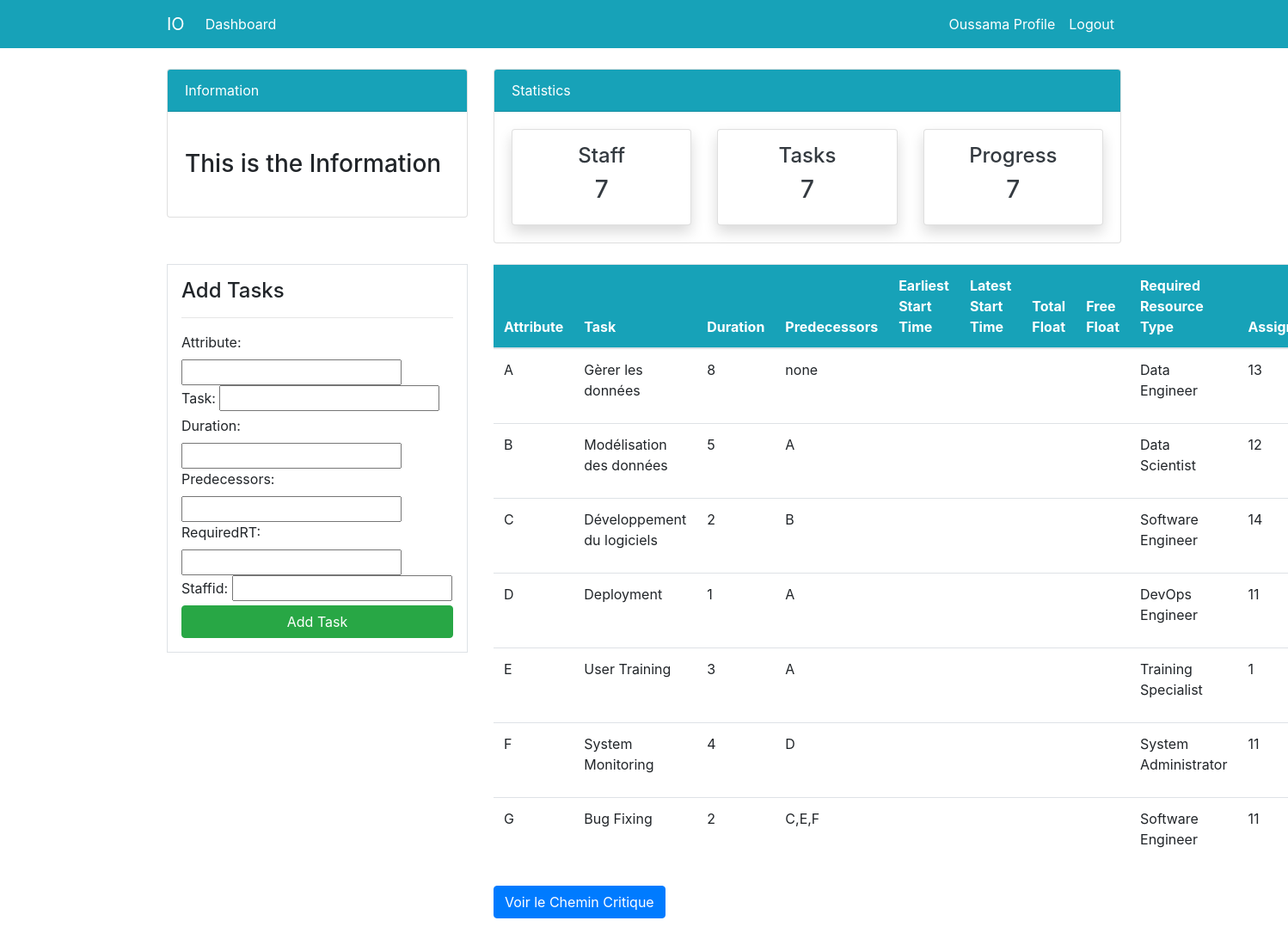
Page /rooms/tasks/ (signed in) on the committed database.
### Dashboard/models.py (models this page shows, shortened)
class task(models.Model):
    Attribute=models.CharField(max_length=100,null=True)
    Task=models.CharField(max_length=100,null=True)
    Duration=models.PositiveIntegerField(null=True)
    Predecessors=models.CharField(max_length=100,null=True)
    EarliestST=models.PositiveIntegerField(null=True)
    LatestST=models.PositiveIntegerField(null=True)
    tfloat=models.PositiveIntegerField(null=True)
    ffloat=models.PositiveIntegerField(null=True)
    RequiredRT=models.CharField(max_length=100,null=True)
    EstimatedEf=models.PositiveIntegerField(null=True)
    Staffid=models.PositiveIntegerField(null=True)
    Progress=models.CharField(max_length=50,choices=PROG,default='Not Started')
    def get_predecessors_list(self):
        if self.Predecessors:
            return self.Predecessors.split(',')
        return []

### Dashboard/views.py (the view)
# urls.py: path('tasks/', views.tasks_view, name='Dashboard-tasks'),
@login_required(login_url='user-login')
def tasks_view(request):
    items = task.objects.all()
    Tasks_count = items.count()
    Progress_count = items.count()
    users_count = User.objects.all().count()
    earliest_start_dict = calculate_earliest_start()
    latest_start_dict = calculate_latest_start(earliest_start_dict)
    total_float_dict = calculate_total_float(earliest_start_dict, latest_start_dict)
    free_float_dict = calculate_free_float(earliest_start_dict)
    for item in items:
        item.EarliestST = earliest_start_dict.get(item.Attribute, '')
        item.LatestST = latest_start_dict.get(item.Attribute, '')
        item.tfloat = total_float_dict.get(item.Attribute, '')
        item.ffloat = free_float_dict.get(item.Attribute, '')
    if request.method == 'POST':
        form = taskform(request.POST)
        if form.is_valid():
            form.save()
            return redirect('Dashboard-tasks')
    else:
        form = taskform()
    context = {
        'items': items,
        'form': form,
        'users_count': users_count,
        'Progress_count': Progress_count,
        'Tasks_count': Tasks_count,
    }
    return render(request, 'Dashboard/tasks.html', context)

### Dashboard/forms.py
class taskform(forms.ModelForm):
    class Meta:
        model = task
        fields = ['Attribute', 'Task', 'Duration', 'Predecessors', 'RequiredRT', 'Staffid']

### Dashboard/critical_path.py (called while the page is built, shortened)
def get_tasks_from_db():
    tasks = {}
    for t in task.objects.all():
        attribute = t.Attribute
        duration = t.Duration
        all_predecessors = t.get_predecessors_list()  # all_predecessors  mean DIRECT and NOTDIRECT predecessors
        predecessors = []  # predecessors mean DIRECT_PREDECESSORS
        for pred in all_predecessors:
            if pred not in Collection_Predecessors:
                predecessors.append(pred)
            else:
                Collection_Predecessors.append(pred)
        tasks[attribute] = {'duration': duration, 'predecessors': predecessors}
    return tasks

def create_graph():
    tasks = get_tasks_from_db()
    G = nx.DiGraph()
    for attribute, details in tasks.items():
        G.add_node(attribute, duration=details['duration'])
        for pred in details['predecessors']:
            G.add_edge(pred, attribute)
    G.add_node("FIN", duration=0)
    for attribute in list(G.nodes):
        if G.out_degree(attribute) == 0 and attribute != "FIN":
            G.add_edge(attribute, "FIN", duration=G.nodes[attribute]['duration'])
    return G

def calculate_earliest_start():
    G = create_graph()
    earliest_start = {task: 0 for task in G.nodes}  # Initialize all tasks with earliest start time of 0
    for task in nx.topological_sort(G):
        if task in G.nodes and G.in_edges(task):
            earliest_start[task] = max(
                earliest_start[pred] + G.nodes[pred].get('duration', 0)
                for pred in G.predecessors(task)
            )
    return earliest_start

def calculate_latest_start(earliest_start):
    G = create_graph()
    latest_start = {}
    for task in reversed(list(nx.topological_sort(G))):
        if G.out_edges(task):
            latest_start[task] = min(latest_start[succ] - G.nodes[task].get('duration', 0) for succ in G.successors(task))
        else:
            latest_start[task] = earliest_start[task]
    return latest_start

def calculate_total_float(earliest_start, latest_start):
    total_float = {}
    for task in earliest_start:
        if task != "FIN":
            total_float[task] = latest_start[task] - earliest_start[task]
    return total_float

def calculate_free_float(earliest_start):
    G = create_graph()
    free_float = {}
    return free_float

### templates/Dashboard/tasks.html (shortened to what this page needs)
{% extends "partials/base.html" %}
{% block content %}
{% include 'partials/topnav.html' %}
<div class="container">
    <div class="row my-4">
        <div class="col-md-4">
            <div class="border bg-white p-3">
                <h4>Add Tasks</h4>
                <hr>
                <form method="POST">
                    {{ form }}
                    <input class="btn btn-success btn-block" type="submit" value="Add Task">
                </form>
            </div>
        </div>
        <div class="col-md-8">
            <table class="table bg-white">
                <thead class="bg-info">
                    <tr class="text-white">
                        <th scope="col">Attribute</th>
                        <th scope="col">Task</th>
                        <th scope="col">Duration</th>
                        <th scope="col">Predecessors</th>
                        <th scope="col">Earliest Start Time</th>
                        <th scope="col">Latest Start Time</th>
                        <th scope="col">Total Float</th>
                        <th scope="col">Free Float</th>
                        <th scope="col">Required Resource Type</th>
                        <th scope="col">Assignedid</th>
                    </tr>
                </thead>
                <tbody>
                    {% for item in items %}
                    <tr>
                        <td>{{ item.Attribute }}</td>
                        <td>{{ item.Task }}</td>
                        <td>{{ item.Duration }}</td>
                        <td>{{ item.Predecessors }}</td>
                        <td>{{ item.EarliestST }}</td>
                        <td>{{ item.LatestST}}</td>
                        <td>{{ item.tfloat }}</td>
                        <td>{{ item.ffloat }}</td>
                        <td>{{ item.RequiredRT }}</td>
                        <td>{{ item.Staffid }}</td>
                    </tr>
                    {% endfor %}
                </tbody>
            </table>
            <a href="{% url 'critical_path' %}" class="btn btn-primary">Voir le Chemin Critique</a>
        </div>
    </div>
</div>
{% endblock %}

### templates/partials/base.html (shortened to what this page needs)
<!doctype html>
<html lang="en">
  <head>
    <link rel="stylesheet" href="https://cdn.jsdelivr.net/npm/bootstrap@4.6.2/dist/css/bootstrap.min.css">
  </head>
  <body>
    {% include 'partials/nav.html' %}
    {% block content%}
    {% endblock %}
  </body>
</html>

### templates/partials/nav.html (shortened to what this page needs)
<body>
    <nav class="navbar navbar-expand-lg navbar-info bg-info">
        {% if user.is_authenticated %}
        <div class="container">
            <a class="navbar-brand text-white" href="{% url "Dashboard-index" %}">IO</a>
            <div class="collapse navbar-collapse" id="navbarSupportedContent">
                <ul class="navbar-nav mr-auto">
                    <li class="nav-item active">
                        <a class="nav-link text-white" href="{% url "Dashboard-index" %}">Dashboard </a>
                    </li>
                </ul>
                <ul class="navbar-nav ml-auto">
                    <li class="nav-item active">
                        <a class="nav-link text-white" href="{% url "user-profile" %}">{{ user.username}} Profile </a>
                    </li>
                    <li class="nav-item">
                        <a class="nav-link text-white" href="{% url "user-logout" %}">Logout</a>
                    </li>
                </ul>
                {% endif %}
            </div>
        </div>
    </nav>

### templates/partials/topnav.html (shortened to what this page needs)
 <div class="container">
    <div class="row mt-4">
        <div class="col-md-4">
            <div class="card">
                <div class="card-header bg-info text-white">
                    Information
                </div>
                <div class="card-body">
                    <marquee behavior="" direction="">
                        <h3 class="my-4">This is the Information</h3>
                    </marquee>
                </div>
            </div>
        </div>
        <div class="col-md-8">
            <div class="card">
                <div class="card-header bg-info text-white">
                    Statistics
                </div>
                <div class="card-body">
                    <div class="row">
                        <div class="col-md-4">
                            <a class="text-decoration-none text-dark" href="{% url 'Dashboard-staff' %}">
                                <div class="card my-card shadow text-center p-3">
                                    <h4>Staff </h4>
                                    <h3>{{users_count}}</h3>
                                </div>
                            </a>
                        </div>
                        <div class="col-md-4">
                            <a class="text-decoration-none text-dark" href="{% url 'Dashboard-tasks' %}">
                                <div class="card my-card shadow text-center p-3">
                                    <h4>Tasks </h4>
                                    <h3>{{Tasks_count}}</h3>
                                </div>
                            </a>
                        </div>
                        <div class="col-md-4">
                            <a class="text-decoration-none text-dark" href="{% url 'Dashboard-progress' %}">
                                <div class="card my-card shadow text-center p-3">
                                    <h4>Progress </h4>
                                    <h3>{{Progress_count}}</h3>
                                </div>
                            </a>
                        </div>
                    </div>
                </div>
            </div>
        </div>
    </div>
</div>

### rows in the picture
task: Attribute "A", Task "Gèrer les données", Duration "8", Predecessors "none", RequiredRT "Data Engineer", Staffid "13"
task: Attribute "B", Task "Modélisation des données", Duration "5", Predecessors "A", RequiredRT "Data Scientist", Staffid "12"
task: Attribute "C", Task "Développement du logiciels", Duration "2", Predecessors "B", RequiredRT "Software Engineer", Staffid "14"
task: Attribute "D", Task "Deployment", Duration "1", Predecessors "A", RequiredRT "DevOps Engineer", Staffid "11"
task: Attribute "E", Task "User Training", Duration "3", Predecessors "A", RequiredRT "Training Specialist", Staffid "1"
task: Attribute "F", Task "System Monitoring", Duration "4", Predecessors "D", RequiredRT "System Administrator", Staffid "11"
task: Attribute "G", Task "Bug Fixing", Duration "2", Predecessors "C,E,F", RequiredRT "Software Engineer", Staffid "11"

### other values in the picture
{{ user.username }} "Oussama"
{{ users_count }} "7"
{{ Tasks_count }} "7"
{{ Progress_count }} "7"
